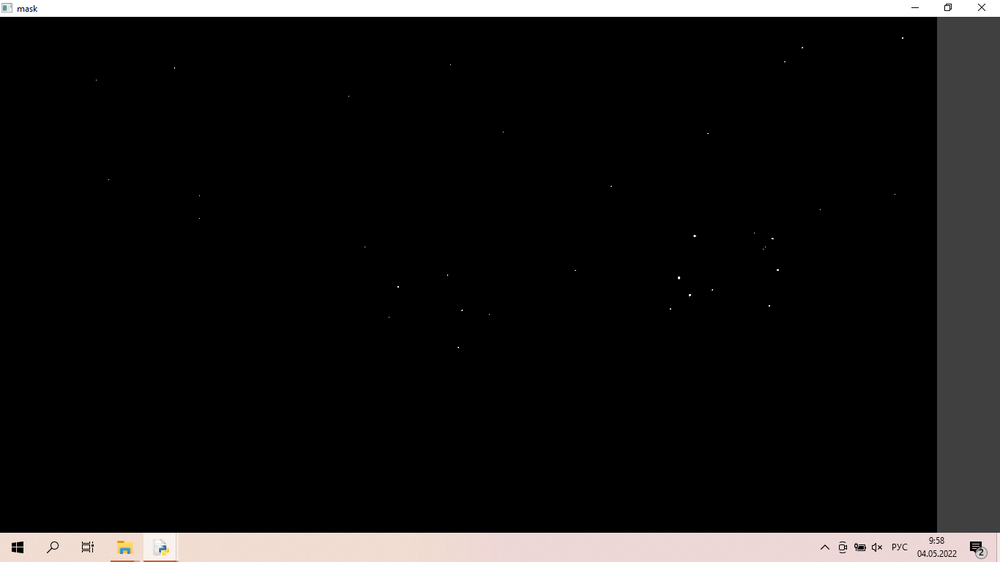
#> input picture projects/Students/1524/gr1/Оганесян Вероника/Скрин маски.bmp, 1000 x 562 px, shrunk from 1366 x 768 before the run, given in place of the camera
$ python 'Python 2.py'
#> lines starting #> are read from the running program, lines starting #| are printed output that depends on the picture; after the words box and inside, x2 and y2 are one past the last pixel; in counts of white or black regions, pixels touching at a corner belong together
import cv2

cap=cv2.VideoCapture(0)

def findCenter(frame_mask, out):
    moments=cv2.moments(frame_mask, 1)

    m00=moments["m00"]
    m01=moments["m01"]
    m10=moments["m10"]

    if m00>100:
        x=int(m10/m00)
        y=int(m01/m00)

        cv2.circle(out, (x, y), 5, (0, 255, 255), -1)

def findContour(frame_mask, out):
    cont, h=cv2.findContours(frame_mask, cv2.RETR_TREE, cv2.CHAIN_APPROX_SIMPLE)
    cont=sorted(cont, key=cv2.contourArea, reverse=True)

    cv2.drawContours(out, cont, 0, (0, 255, 0), 2)

while True:
    rt, frame=cap.read()
#> frame is the input picture: shape (562, 1000, 3); mean B, G, R 22.2, 22.4, 23.5
    frame_HSV=cv2.cvtColor(frame, cv2.COLOR_BGR2HSV)
#> frame_HSV: shape (562, 1000, 3); mean H, S, V 0.4, 1.6, 23.6

    clr_low=(0, 0, 110)
    clr_high=(180, 70, 255)

    frame_clr=cv2.inRange(frame_HSV, clr_low, clr_high)
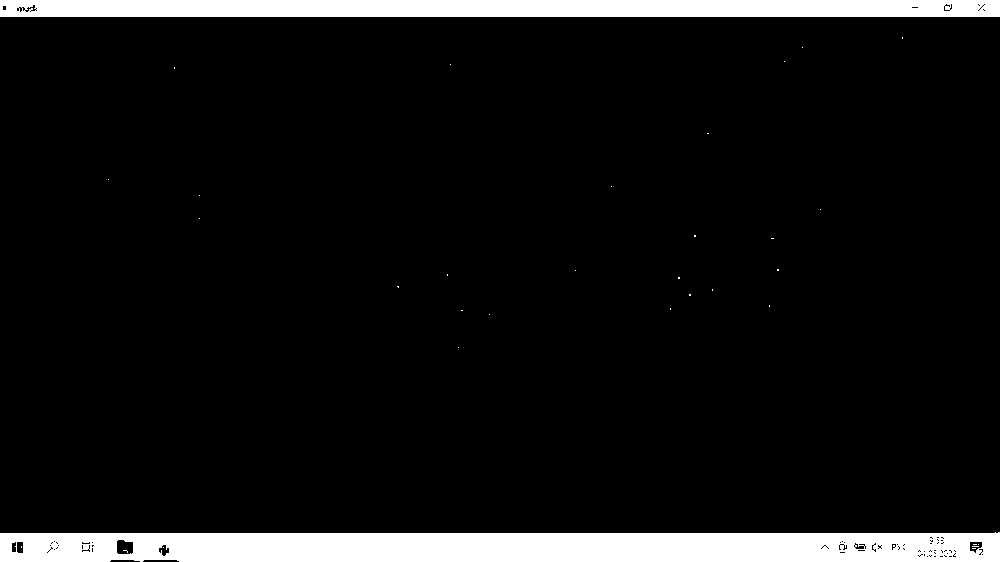
#> frame_clr: shape (562, 1000); 8% white; 34 white regions (32 under 20 px)
    findCenter(frame_clr, frame)
#> in findCenter, `moments=cv2.moments(frame_mask, 1)`: moments = moments, m00 45115, centre m10/m00, m01/m00 = (501.9, 344.8)
#> in findCenter, `m00=moments["m00"]`: m00 = 45115
#> in findCenter, `m01=moments["m01"]`: m01 = 15555326
#> in findCenter, `m10=moments["m10"]`: m10 = 22641746
#> in findCenter, `x=int(m10/m00)`: x = 501
#> in findCenter, `y=int(m01/m00)`: y = 344
    findContour(frame_clr, frame)
#> in findContour, `cont, h=cv2.findContours(frame_mask, cv2.RETR_TREE, cv2.CHAIN_APPROX_S..`: cont = 174 contours, 162 with area under 20; largest, box (x1, y1, x2, y2) and area: (0, 532, 1000, 562) 27852, (0, 0, 1000, 17) 15984, (116, 539, 134, 555) 230, (969, 541, 983, 554) 114, (158, 544, 170, 557) 85; h = 174 rows, first 6: [125, -1, 1, -1], [2, -1, -1, 0], [3, 1, -1, 0], [4, 2, -1, 0], [5, 3, -1, 0], [6, 4, -1, 0]
#> in findContour, `cv2.drawContours(out, cont, 0, (0, 255, 0), 2)`:
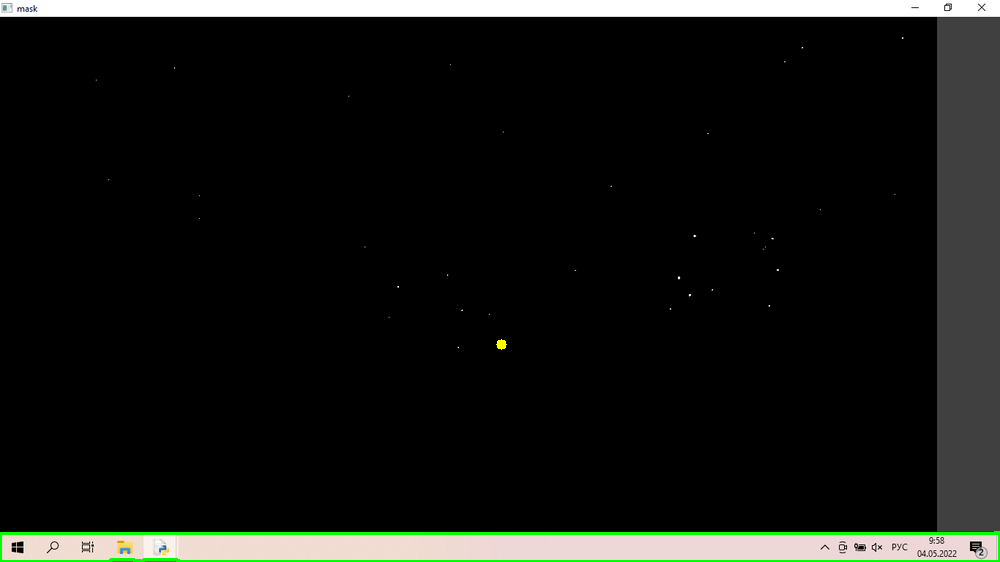
#> out: shape (562, 1000, 3); mean B, G, R 20.5, 23.1, 21.6

    cv2.imshow("msck", frame_clr)
    cv2.imshow("frame", frame)

    cv2.imshow("frame", frame)

    if cv2.waitKey(1)==ord("q"):
#> (key q is pressed here)
        break

cv2.destroyAllWindows()
cap.release()

$ run again, on projects/Students/1524/gr1/Оганесян Вероника/снимок.PNG
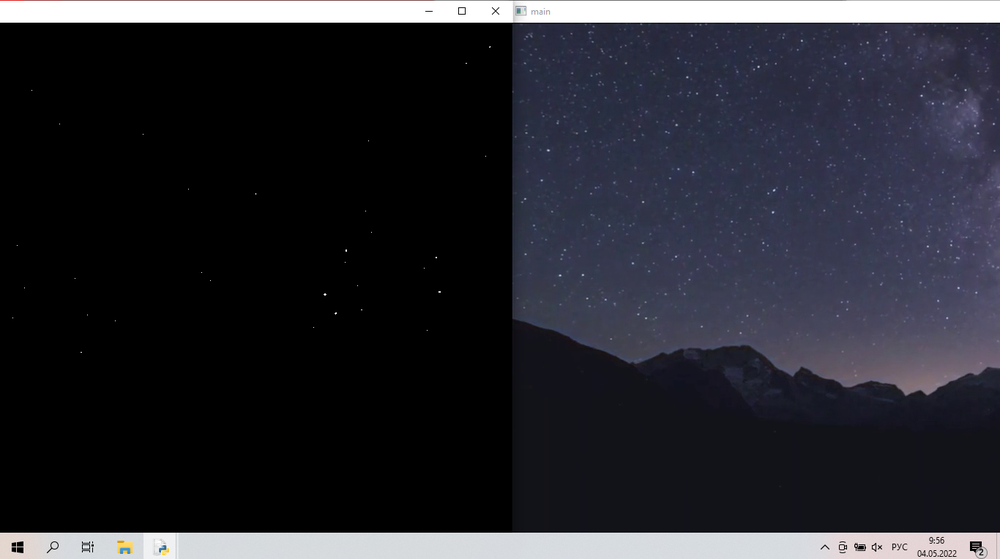
#> input picture projects/Students/1524/gr1/Оганесян Вероника/снимок.PNG, 1000 x 559 px, shrunk from 1366 x 764 before the run, given in place of the camera
#> frame is the input picture: shape (559, 1000, 3); mean B, G, R 47.5, 40.3, 39.7
#> frame_HSV: shape (559, 1000, 3); mean H, S, V 57.9, 34.3, 47.7
#> `frame_clr=cv2.inRange(frame_HSV, clr_low, clr_high)`:
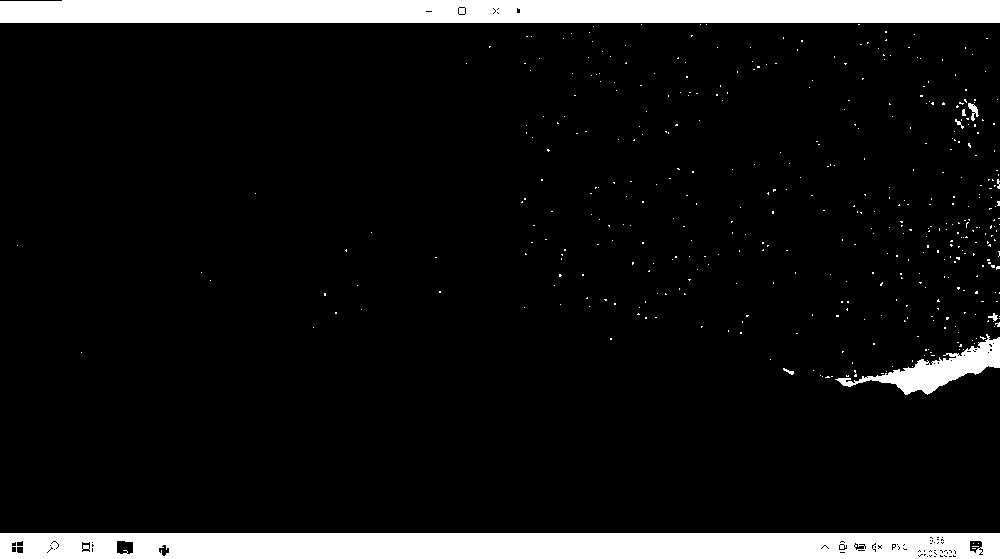
#> frame_clr: shape (559, 1000); 9.4% white; 429 white regions (420 under 20 px)
#> moments = moments, m00 52580, centre m10/m00, m01/m00 = (535.5, 294.1)
#> m00 = 52580
#> m01 = 15462167
#> m10 = 28154988
#> x = 535
#> y = 294
#> cont = 577 contours, 561 with area under 20; largest, box (x1, y1, x2, y2) and area: (0, 533, 1000, 559) 24975, (0, 0, 1000, 23) 21916, (835, 334, 1000, 395) 2918, (116, 540, 134, 555) 216, (969, 540, 983, 554) 124; h = 577 rows, first 6: [121, -1, 1, -1], [2, -1, -1, 0], [3, 1, -1, 0], [4, 2, -1, 0], [5, 3, -1, 0], [6, 4, -1, 0]
#> in findContour, `cv2.drawContours(out, cont, 0, (0, 255, 0), 2)`:
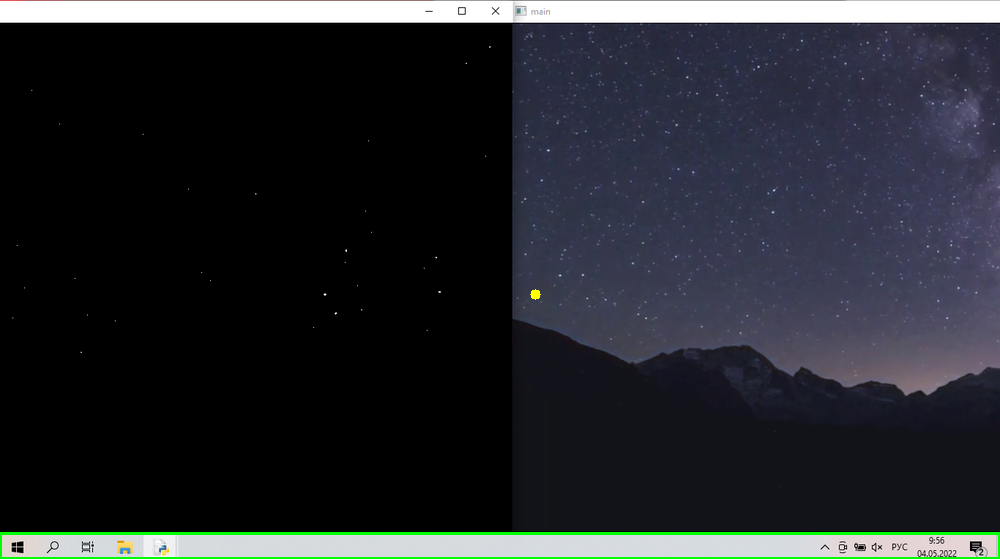
#> out: shape (559, 1000, 3); mean B, G, R 45.7, 40.9, 38
